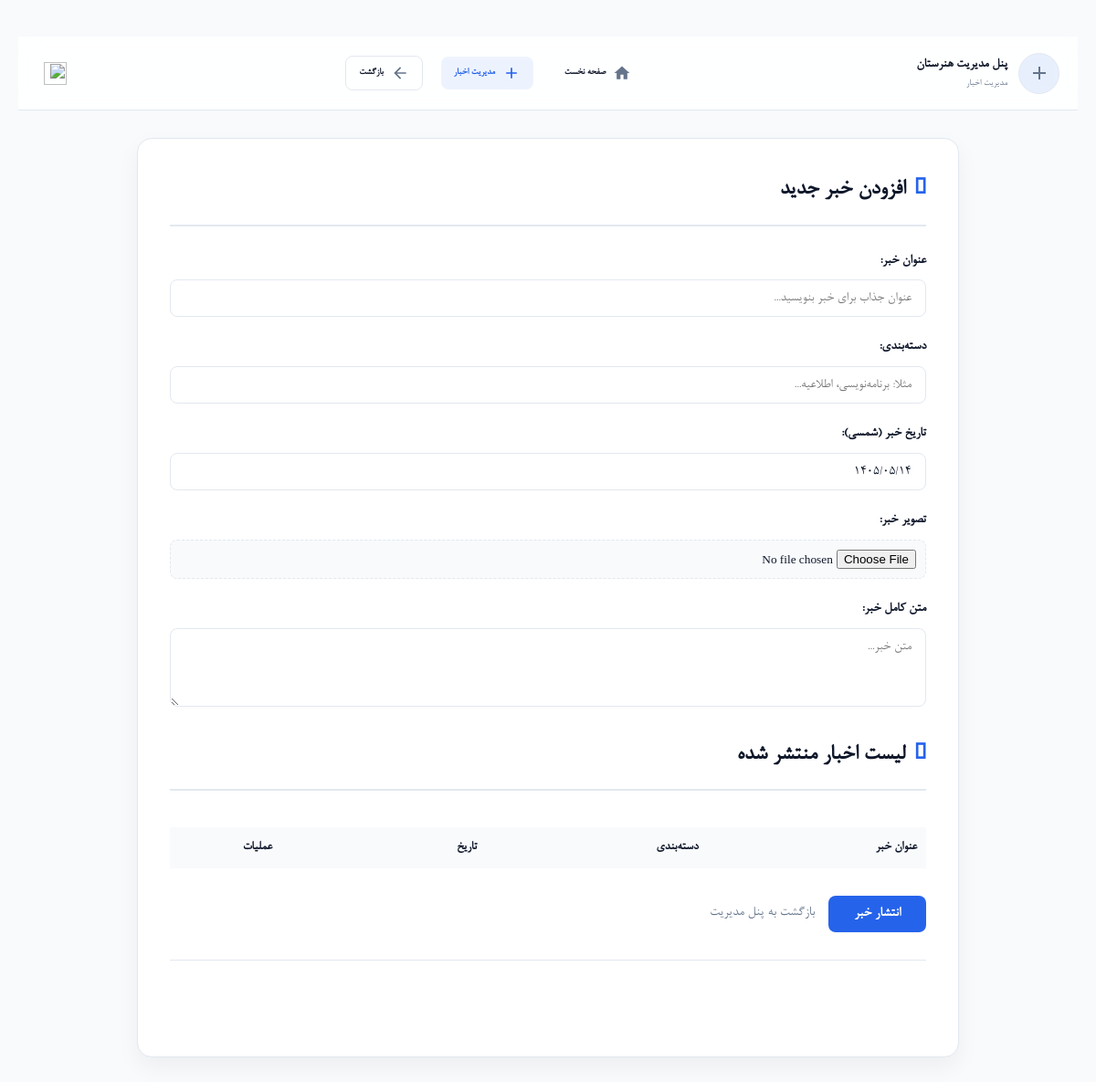
The page /admin_news.php (signed in) on the database as committed earlier.
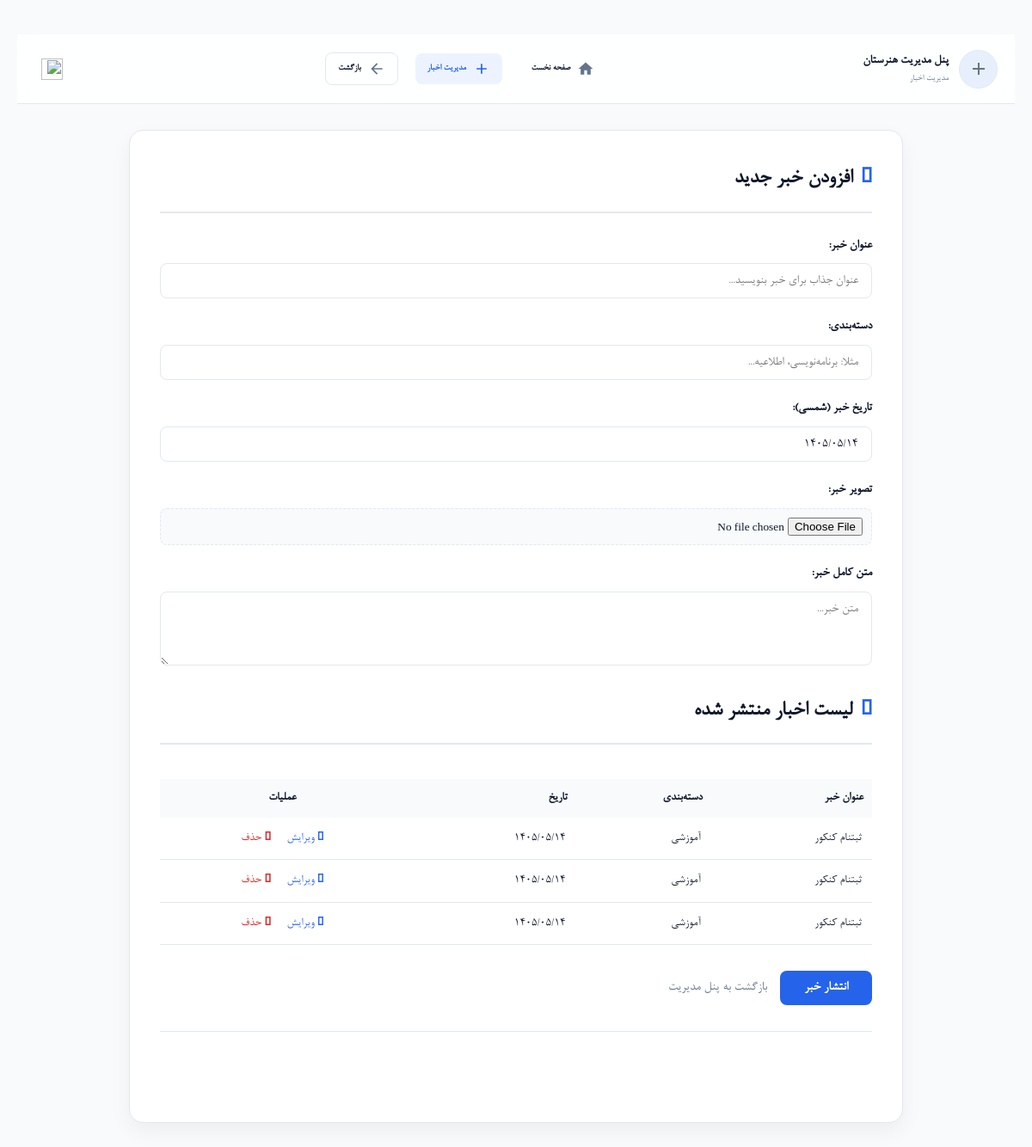
The same page on the database as committed later.
### tables this page shows
CREATE TABLE `news` (
  `id` int(11) NOT NULL,
  `title` varchar(255) NOT NULL,
  `category` varchar(100) NOT NULL,
  `content` text NOT NULL,
  `image_path` varchar(255) DEFAULT NULL,
  `created_at` varchar(50) DEFAULT NULL
);

### admin_news.php (the view, shortened to what the changed rows need)
<?php
include_once("connect.php");
?>
<!doctype html>
<html lang="fa" dir="rtl">
<head>
    <link rel="stylesheet" href="styles/panel_style.css" />
    <link rel="stylesheet" href="styles/profile_style.css" />
    <link rel="stylesheet" href="styles/style.css">
    <link rel="stylesheet" href="styles/admin_news.css">
    <link rel="stylesheet" href="styles/font.css">
    <link rel="stylesheet" href="js/sweetalert2.min.css">
    <link rel="stylesheet" href="https://cdnjs.cloudflare.com/ajax/libs/font-awesome/6.4.0/css/all.min.css">
</head>
<body class="admin-news-body">
    <div class="admin-news-container" style="max-width: 900px; margin-top: 30px;">
        <h2><i class="fa-solid fa-newspaper"></i> افزودن خبر جدید</h2>
        <form action="" method="POST" enctype="multipart/form-data" style="margin-bottom: 40px;">
            <h2><i class="fa-solid fa-list"></i> لیست اخبار منتشر شده</h2>
            <div style="overflow-x: auto;">
                <table style="width:100%; border-collapse: collapse; margin-top: 15px; font-size: 0.9rem;">
                    <thead>
                        <tr style="background: var(--bg-main, #f1f5f9); text-align: right;">
                            <th style="padding: 10px;">عنوان خبر</th>
                            <th style="padding: 10px;">دسته‌بندی</th>
                            <th style="padding: 10px;">تاریخ</th>
                            <th style="padding: 10px; text-align: center;">عملیات</th>
                        </tr>
                    </thead>
                    <tbody>
                        <?php
                        $all_news = $connect->query("SELECT * FROM news ORDER BY id DESC");
                        while ($row = $all_news->fetch(PDO::FETCH_ASSOC)) {
                            ?>
                            <tr style="border-bottom: 1px solid var(--border-color, #e2e8f0);">
                                <td style="padding: 12px;"><?php echo htmlspecialchars($row['title']); ?></td>
                                <td style="padding: 12px;"><?php echo htmlspecialchars($row['category']); ?></td>
                                <td style="padding: 12px;"><?php echo htmlspecialchars($row['created_at']); ?></td>
                                <td style="padding: 12px; text-align: center;">
                                    <a href="edit_news.php?id=<?php echo $row['id']; ?>"
                                        style="color: #2563eb; margin-left: 15px; text-decoration: none;"><i
                                            class="fa-solid fa-pen-to-square"></i> ویرایش</a>
                                    <button type="button" onclick="confirmDelete(<?php echo $row['id']; ?>);"
                                        style="background: none; border: none; color: #dc2626; cursor: pointer; font-size: 0.9rem; padding: 0;"><i
                                            class="fa-solid fa-trash"></i> حذف</button>
                                </td>
                            </tr>
                        <?php } ?>
                    </tbody>
                </table>
        </form>
    </div>
</body>
</html>

Rows that differ between the two databases and show on the page:
added news: title "ثبتنام کنکور", category "آموزشی", created_at "۱۴۰۵/۰۵/۱۴"
added news: title "ثبتنام کنکور", category "آموزشی", created_at "۱۴۰۵/۰۵/۱۴"
added news: title "ثبتنام کنکور", category "آموزشی", created_at "۱۴۰۵/۰۵/۱۴"
